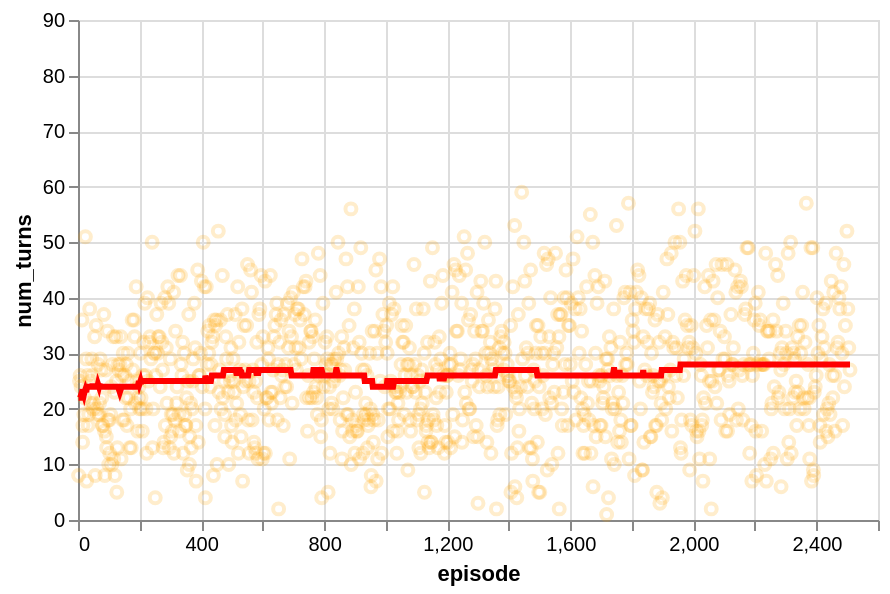

The code cell stored with this chart in its notebook:
### Code cell
trained_agents = main(
    n_episodes = 1000,
    start_learning_rate = 0.01,
    final_lr = 0.0001,
    start_epsilon = 0.8,
    final_epsilon = 0.1,
    discount_factor = 0.9,
)

### Figure 1 — Vega-Lite specification as saved in the notebook (floating-point values rounded to 4 significant figures; data arrays with more than 128 entries replaced by an {"elided": "..."} marker saying what was removed)
{"config": {"view": {"continuousWidth": 300, "continuousHeight": 300}}, "layer": [{"mark": {"type": "point", "color": "orange", "opacity": 0.2}, "encoding": {"x": {"field": "episode", "type": "quantitative"}, "y": {"field": "num_turns", "scale": {"domain": [0, 90]}, "title": "num_turns", "type": "quantitative"}}}, {"mark": {"type": "line", "color": "red", "size": 3}, "encoding": {"x": {"field": "episode", "type": "quantitative"}, "y": {"field": "rolling_mean", "type": "quantitative"}}, "transform": [{"window": [{"op": "median", "field": "num_turns", "as": "rolling_mean"}], "frame": [-98, 98]}]}], "data": {"name": "data-c405c3f6200ed1287049d72219c61a9e"}, "height": 250, "width": 400, "$schema": "https://vega.github.io/schema/vega-lite/v5.17.0.json", "datasets": {"data-c405c3f6200ed1287049d72219c61a9e": {"elided": "986 records"}}}
